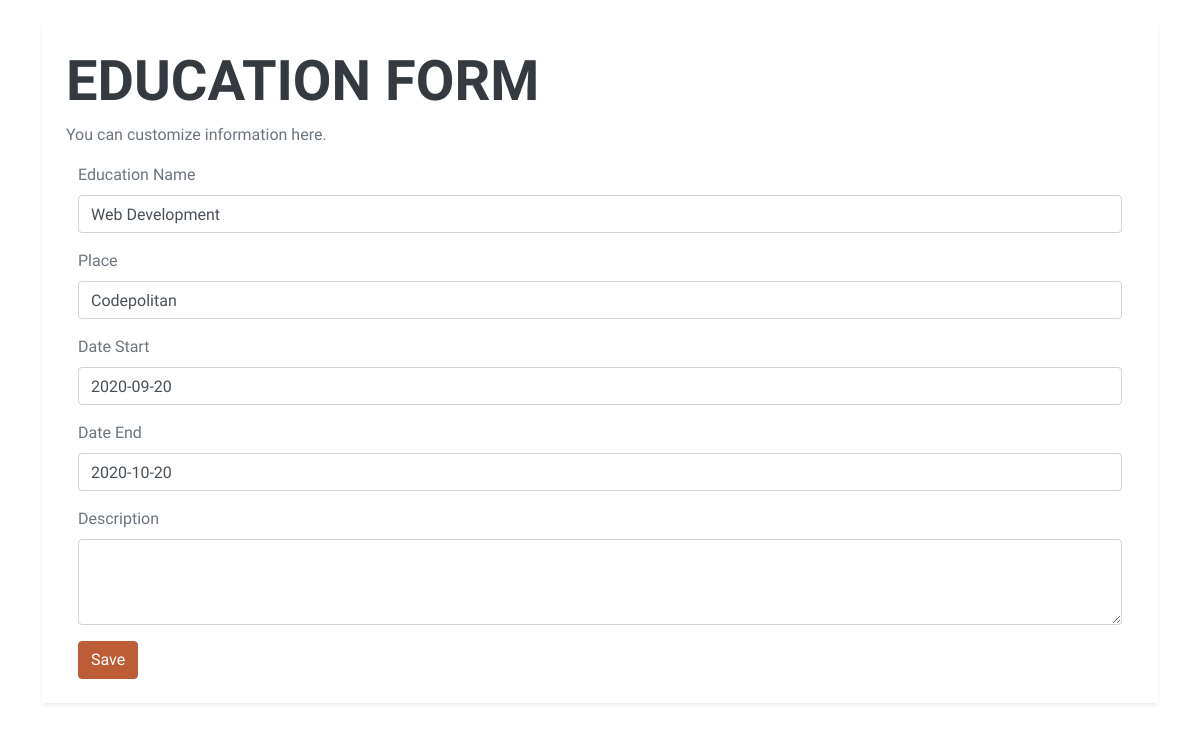
The app's page /admin/educations/form.php?id=1 with its own data.
### tables this page shows
CREATE TABLE IF NOT EXISTS `educations` (
  `id` int(11) NOT NULL AUTO_INCREMENT,
  `name` varchar(150) DEFAULT NULL,
  `place` varchar(150) NOT NULL,
  `date_start` date DEFAULT NULL,
  `date_end` date DEFAULT NULL,
  `description` text DEFAULT NULL,
  PRIMARY KEY (`id`) USING BTREE
);

### helper.php (called while the page is built, shortened)
<?php
$base_url = "http://localhost/codepolitan/intalablog/";

### admin/educations/form.php (the view, shortened to what this page needs)
<?php
include("../../connection.php");
include("../../helper.php");
if( !empty($_GET['id']) ){
	$id = $_GET['id'];
	$action = $base_url.'admin/educations/process.php?type=edit&id='.$id;
	$query_educations = mysqli_query($connection, "SELECT * FROM educations WHERE id = $id");
	$result = mysqli_fetch_all($query_educations, MYSQLI_ASSOC);
} else {
	$action = $base_url.'admin/educations/process.php?type=create';
}
?>
<!DOCTYPE html>
<html lang="en">
    <head>
        <link href="../../css/styles.css" rel="stylesheet" />
    </head>
    <body class="p-0">
        <div class="container mt-4">
        	<div class="col-md-12 shadow-sm p-4 mb-5 bg-white rounded">
  				<h2>Education Form</h2>
				<p>You can customize information here.</p>
				<div class="col-12">
	        		<form action="<?=$action?>" method="POST">
					    <div class="form-group">
					        <label for="name">Education Name</label>
					        <input type="text" name="name" class="form-control" id="name" value="<?=isset($result) ? $result[0]['name'] : ''?>">
					    </div>
					    <div class="form-group">
					        <label for="place">Place</label>
					        <input type="text" name="place" class="form-control" id="place" value="<?=isset($result) ? $result[0]['place'] : ''?>">
					    </div>
					    <div class="form-group">
					        <label for="date-start">Date Start</label>
					        <input type="text" name="date_start" class="form-control" id="date-start" value="<?=isset($result) ? $result[0]['date_start'] : ''?>">
					    </div>
					    <div class="form-group">
					        <label for="date-end">Date End</label>
					        <input type="text" name="date_end" class="form-control" id="date-end" value="<?=isset($result) ? $result[0]['date_end'] : ''?>">
					    </div>
					    <div class="form-group">
					        <label for="description">Description</label>
					        <textarea name="description" class="form-control" id="description" rows="3"><?=isset($result) ? $result[0]['description'] : ''?></textarea>
					    </div>
					    <button type="submit" class="btn btn-primary">Save</button>
					</form>
				</div>
			</div>
        </div>
    </body>
</html>

### records on screen
educations: name "Web Development", place "Codepolitan", date_start "2020-09-20", date_end "2020-10-20"
